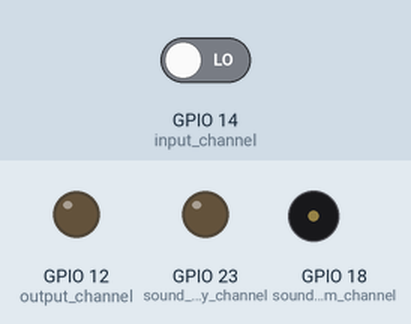
Recording of a program running on a simulated Raspberry Pi (BCM pin numbers). Parts: output pins drawn as LEDs (lit = HIGH), buzzer (waves = sounding). The inputs (shaded band) are chosen by the test bench; at power-on: GPIO 14 (input_channel) LOW.

Above: at 1.2 s.
1.3 s: GPIO 14 (input_channel) driven HIGH
At 1.7 s:
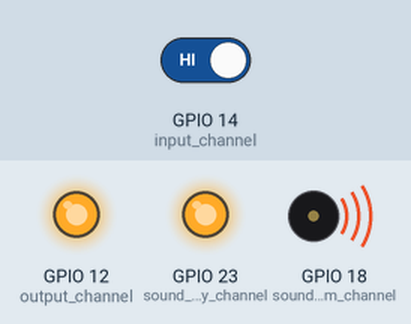
Timing chart, 0 to 4.3 s (numbered marks = the images above; inputs shaded):
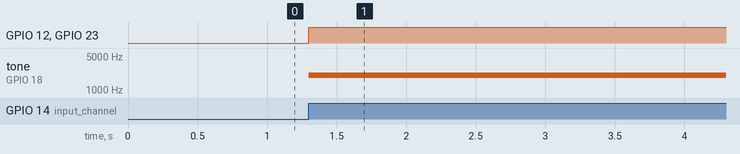

The program:

app.py
```python
#!/usr/bin/python3
import RPi.GPIO as GPIO
import time

input_channel=14
output_channel=12
sound_energy_channel=23
sound_pwm_channel=18

GPIO.setmode(GPIO.BCM)
GPIO.setup(input_channel, GPIO.IN)
GPIO.setup(output_channel, GPIO.OUT, initial=GPIO.LOW)
# sound
GPIO.setup(sound_pwm_channel, GPIO.OUT)
p=GPIO.PWM(sound_pwm_channel, 2000)
GPIO.setup(sound_energy_channel, GPIO.OUT, initial=GPIO.LOW)

justnow_nobody = True

def switch():
    global justnow_nobody
    if GPIO.input(input_channel):
        if justnow_nobody:
            justnow_nobody = False
            GPIO.output(output_channel, GPIO.HIGH)
            p.start(20)
            GPIO.output(sound_energy_channel, GPIO.HIGH)
    else:
        if not justnow_nobody:
            justnow_nobody=True
            GPIO.output(output_channel, GPIO.LOW)
            GPIO.output(sound_energy_channel, GPIO.LOW)
            p.stop()

try:
    while True:
        switch()
        time.sleep(0.1)
    # GPIO.add_event_detect(input_channel, GPIO.BOTH, callback=switch)
    # GPIO.add_event_detect(input_channel, GPIO.FALLING, callback=switch_off)
    # time.sleep(100)

except KeyboardInterrupt:
    GPIO.cleanup()
    print("end")
```

Measured:
- after the input at 1.3 s, GPIO 12 (output_channel), GPIO 23 (sound_energy_channel): LOW → HIGH at once; tone on GPIO 18 (sound_pwm_channel): silent → 2000 Hz at once
